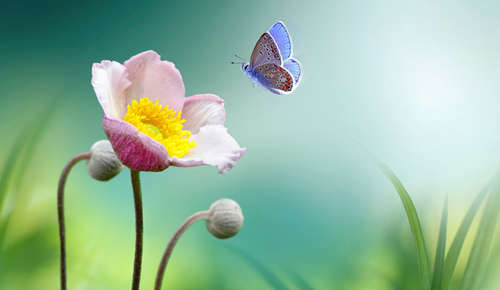
#> input picture k_means/image1.jpg, 500 x 290 px
$ python main.py
#> lines starting #> are read from the running program, lines starting #| are printed output that depends on the picture
import cv2
import numpy as np

# Load the image
image = cv2.imread('image1.jpg')
#> image is the input picture: shape (290, 500, 3); mean B, G, R 157.8, 185.3, 148

# Convert the image into a 2D array of pixels
pixels = image.reshape((-1, 3))
pixels = np.float32(pixels)

# Define criteria for K-Means: (type, max_iter, epsilon)
criteria = (cv2.TERM_CRITERIA_EPS + cv2.TERM_CRITERIA_MAX_ITER, 100, 0.2)

# Number of clusters (K)
K = 6  # You can change this value depending on how many clusters you want

# Apply KMeans
_, labels, centers = cv2.kmeans(pixels, K, None, criteria, 10, cv2.KMEANS_RANDOM_CENTERS)
#> centers = [[226.7, 228.6, 209.4], [178.4, 191.5, 150.8], [122.6, 206.6, 167.2], [122, 160.7, 103.3], [76.43, 100.8, 54.54], [12.48, 215.2, 244.2]]

# Convert the centers to uint8 (since they are float32)
centers = np.uint8(centers)
#> centers = [[226, 228, 209], [178, 191, 150], [122, 206, 167], [122, 160, 103], [76, 100, 54], [12, 215, 244]]

# Map labels back to the colors
segmented_image = centers[labels.flatten()]

# Reshape the segmented image back to the original image dimensions
segmented_image = segmented_image.reshape(image.shape)
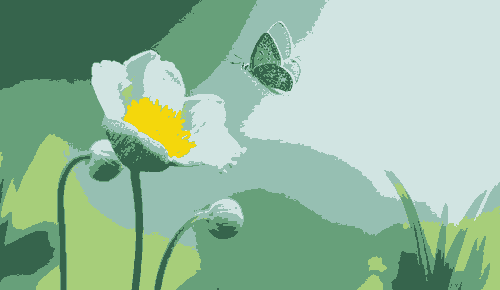
#> segmented_image: shape (290, 500, 3); mean B, G, R 157.3, 184.7, 147.5

# Display the image
cv2.imshow('Segmented Image', segmented_image)
cv2.waitKey(0)
cv2.destroyAllWindows()
